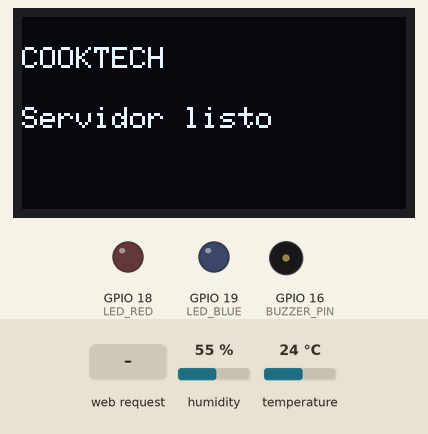
Simulated run of this sketch. Board: ESP32. On the bench: 128×64 one-colour display, output pins drawn as LEDs (lit = HIGH), buzzer (waves = sounding). Inputs (shaded band) come from the test bench; at power-on: humidity 55 %, temperature 24 °C. WiFi joins after 1.5 s; servers stay silent unless stated; what the sketch prints to the serial monitor is not drawn.

Above: at 3.3 s.
3.4 s: HTTP request GET /thermostat?temp=TERMOSTATO received
At 4.4 s:
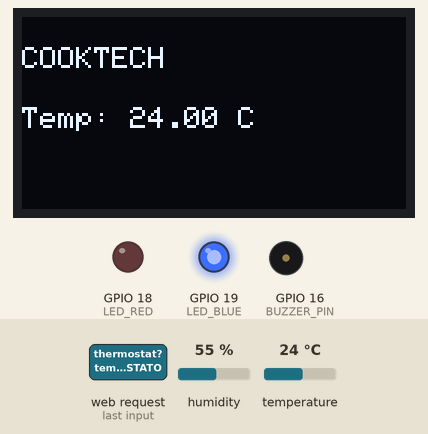
5.0 s: HTTP request GET /cook?time=TERMOSTATO received
At 5.9 s:
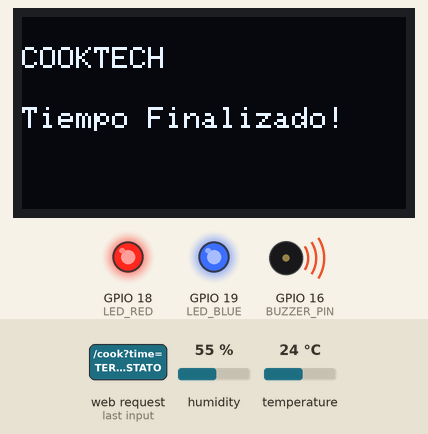
6.5 s: HTTP request GET /thermostat?temp=1 received
At 7.8 s:
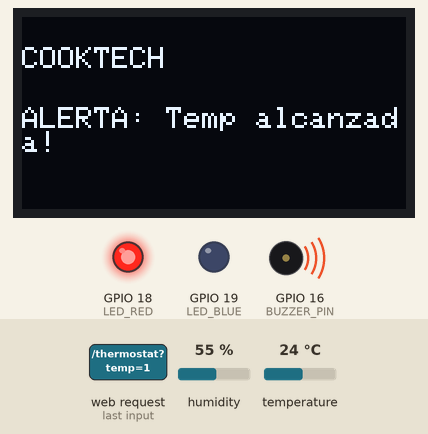
8.1 s: HTTP request GET /set_camera?temp=1&time=1&ip=1 received
At 8.16 s:
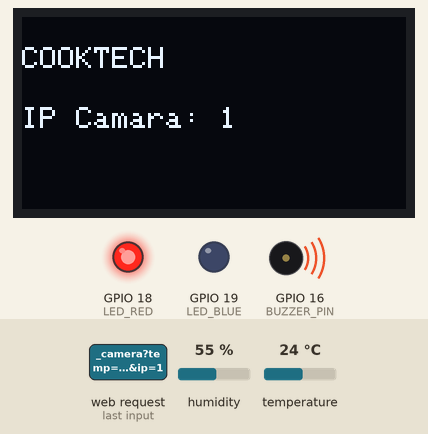
9.6 s: HTTP request GET /cook?time=1 received
At 10.4 s:
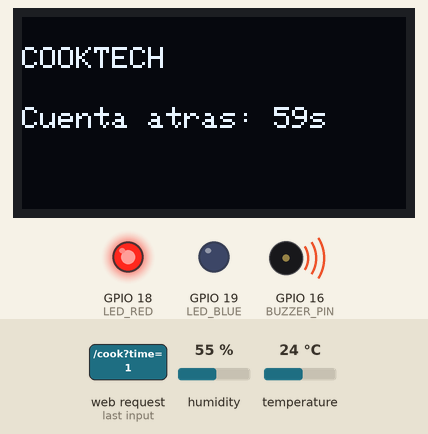
12.6 s: HTTP request GET /cook?time=COOK received
At 14.1 s:
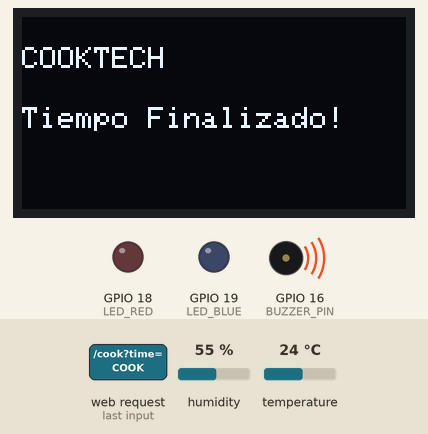
Timing chart, 0 to 17.1 s (numbered marks = the images above; inputs shaded):
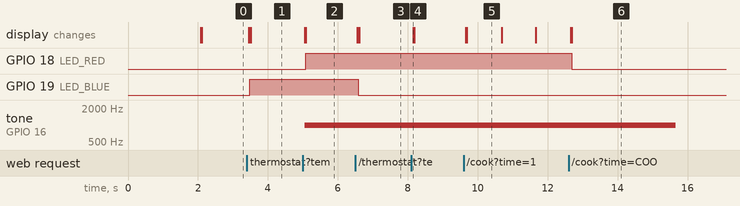

The sketch:

webArduino.ino
```cpp
#include <WiFi.h>
#include <ESPAsyncWebServer.h>
#include <Wire.h>
#include <Adafruit_GFX.h>
#include <Adafruit_SSD1306.h>
#include <DHT.h>
#include <HTTPClient.h>
#include "index.h"

// Pines y configuraciones
#define LED_BLUE 19         // LED azul GPIO 19
#define LED_RED 18          // LED rojo GPIO 18
#define BUZZER_PIN 16       // Zumbador GPIO 16
#define DHTPIN 17           // Sensor de temperatura GPIO 17
#define DHTTYPE DHT11

// Credenciales WiFi
const char *ssid = "AP_asix";
const char *password = "AP_asix2023";

// Pantalla OLED
#define SCREEN_WIDTH 128
#define SCREEN_HEIGHT 64
Adafruit_SSD1306 oled(SCREEN_WIDTH, SCREEN_HEIGHT, &Wire, -1);

// Servidor asíncrono
AsyncWebServer server(80);

// Sensor de temperatura
DHT dht(DHTPIN, DHTTYPE);

// Variables globales
String cameraIP = "";            // Dirección IP de la cámara (configurable)
float targetTemp = 0;            // Temperatura objetivo
unsigned long timerDuration = 0; // Duración del temporizador (en ms)
unsigned long cookTimerStart = 0;
bool isCooking = false;          // Estado del temporizador
String mode = "IDLE";            // Estado actual: IDLE, TERMOSTATO, COOK

// -----------------------------------------------------------------------------
// Función para actualizar la pantalla OLED con un mensaje
// -----------------------------------------------------------------------------
void updateOLED(String message) {
  oled.clearDisplay();
  oled.setTextSize(1);
  oled.setTextColor(WHITE);
  oled.setCursor(0, 10);
  oled.println("COOKTECH");
  oled.setCursor(0, 30);
  oled.println(message);
  oled.display();
}

// -----------------------------------------------------------------------------
// Función para leer la temperatura con varios reintentos
// -----------------------------------------------------------------------------
float readTemperatureWithRetry() {
  float temp;
  for (int i = 0; i < 5; i++) {
    temp = dht.readTemperature();
    if (!isnan(temp)) {
      return temp;  // Devuelve la lectura válida
    }
    delay(500);     // Espera antes de reintentar
  }
  return NAN;       // Si todas las lecturas fallan
}

// -----------------------------------------------------------------------------
// Función que controla el "Modo Termostato"
// -----------------------------------------------------------------------------
void checkTemperature() {
  float currentTemp = readTemperatureWithRetry();
  if (isnan(currentTemp)) return; // Si falla la lectura, no hace nada

  if (currentTemp >= targetTemp && targetTemp > 0) {
    // Temperatura objetivo alcanzada o superada
    digitalWrite(LED_RED, HIGH);
    digitalWrite(LED_BLUE, LOW);
    tone(BUZZER_PIN, 1000); // Alerta sonora mientras se mantenga alta
    updateOLED("ALERTA: Temp alcanzada!");
  } else {
    // Aún no se llega a la temperatura objetivo
    digitalWrite(LED_BLUE, HIGH);
    digitalWrite(LED_RED, LOW);
    noTone(BUZZER_PIN);
    updateOLED("Temp: " + String(currentTemp) + " C");
  }
}

// -----------------------------------------------------------------------------
// Función que controla el "Modo COOK" (temporizador)
// -----------------------------------------------------------------------------
void handleCookTimer() {
  static unsigned long lastBlinkTime = 0;
  static bool ledState = false;
  static bool alertDone = false;

  if (!isCooking) return; // Solo opera si está en modo cocción

  unsigned long elapsed = millis() - cookTimerStart;
  unsigned long remaining = (timerDuration > elapsed) ? (timerDuration - elapsed) : 0;

  if (remaining == 0) {
    // Se agotó el temporizador
    if (!alertDone) {
      alertDone = true;
      isCooking = false;
      tone(BUZZER_PIN, 1000, 3000); // Pita 3 segundos
      updateOLED("Tiempo Finalizado!");
    }
    // Parpadeo del LED rojo para indicar fin de cocción
    if (millis() - lastBlinkTime > 500) {
      lastBlinkTime = millis();
      ledState = !ledState;
      digitalWrite(LED_RED, ledState);
    }
  } else {
    // Aún está contando el tiempo
    alertDone = false;
    updateOLED("Cuenta atras: " + String(remaining / 1000) + "s");
  }
}

// -----------------------------------------------------------------------------
// Devuelve la página web principal con los formularios
// -----------------------------------------------------------------------------
String getHTML() {
  // `webpage` está definido en "index.h"
  String html = webpage;
  return html;
}

// -----------------------------------------------------------------------------
// SETUP: Inicializa WiFi, OLED, servidor y endpoints
// -----------------------------------------------------------------------------
void setup() {
  Serial.begin(9600);
  dht.begin();

  // Configurar pines como salida
  pinMode(LED_BLUE, OUTPUT);
  pinMode(LED_RED, OUTPUT);
  pinMode(BUZZER_PIN, OUTPUT);
  digitalWrite(LED_BLUE, LOW);
  digitalWrite(LED_RED, LOW);

  // Inicializar pantalla OLED
  if (!oled.begin(SSD1306_SWITCHCAPVCC, 0x3C)) {
    Serial.println("OLED no encontrado");
    while (1);
  }
  updateOLED("Esperando...");

  // Conexión WiFi
  WiFi.begin(ssid, password);
  while (WiFi.status() != WL_CONNECTED) {
    delay(1000);
    Serial.println("Conectando...");
  }
  Serial.println("Conectado a WiFi");
  updateOLED("Conectado a WiFi");

  // -----------------------------------------------------------------------------
  // Rutas / Endpoints del servidor
  // -----------------------------------------------------------------------------

  // Página de inicio
  server.on("/", HTTP_GET, [](AsyncWebServerRequest *request) {
    request->send(200, "text/html", getHTML());
  });

  // Modo Termostato
  server.on("/thermostat", HTTP_GET, [](AsyncWebServerRequest *request) {
    if (request->hasParam("temp")) {
      targetTemp = request->getParam("temp")->value().toFloat();
      mode = "TERMOSTATO";
      updateOLED("Modo Termostato: " + String(targetTemp) + "C");
    }
    request->send(200, "text/plain", "Modo Termostato activado");
  });

  // Modo Cocción
  server.on("/cook", HTTP_GET, [](AsyncWebServerRequest *request) {
    if (request->hasParam("time")) {
      timerDuration = request->getParam("time")->value().toInt() * 60000;
      cookTimerStart = millis();
      isCooking = true;
      mode = "COOK";
      updateOLED("Modo Cook: " + String(timerDuration / 60000) + " min");
    }
    request->send(200, "text/plain", "Modo Cook activado");
  });

  // Configurar la IP de la cámara dinámicamente
  server.on("/set_camera", HTTP_GET, [](AsyncWebServerRequest *request) {
    if (request->hasParam("ip")) {
      cameraIP = request->getParam("ip")->value();
      updateOLED("IP Camara: " + cameraIP);
      Serial.println("IP Cámara configurada: " + cameraIP);
    }
    request->send(200, "text/plain", "IP de la cámara configurada a: " + cameraIP);
  });

  // Endpoint para capturar una foto desde la cámara configurada
 server.on("/camera", HTTP_GET, [](AsyncWebServerRequest *request) {
    if (cameraIP == "") {
        request->send(400, "text/plain", "IP de la cámara no configurada");
        return;
    }

    // Construir la URL para capturar la imagen
    String captureURL = "http://" + cameraIP + "/capture";

    HTTPClient http;
    http.begin(captureURL);
    int httpCode = http.GET(); // Realizar la solicitud GET a la cámara

    if (httpCode == 200) {
        // Longitud del contenido (si está disponible)
        int len = http.getSize();
        WiFiClient *client = http.getStreamPtr();

        if (len > 0) {
            // Crear una respuesta con longitud fija
            AsyncWebServerResponse *response = request->beginResponse(
                "image/jpeg", len,
                [client, len](uint8_t *buffer, size_t maxLen, size_t index) -> size_t {
                    size_t available = len - index;
                    if (available > maxLen) {
                        available = maxLen;
                    }
                    size_t bytesRead = client->readBytes(buffer, available);
                    return bytesRead;
                }
            );

            // Enviar la imagen como respuesta
            response->addHeader("Content-Disposition", "inline; filename=capture.jpg");
            request->send(response);
        } else {
            // Si no se conoce el tamaño, leer y reenviar en tiempo real (chunked)
            AsyncWebServerResponse *response = request->beginChunkedResponse(
                "image/jpeg",
                [client](uint8_t *buffer, size_t maxLen, size_t index) -> size_t {
                    if (!client->available()) {
                        return 0; // Finaliza la transmisión
                    }
                    return client->read(buffer, maxLen);
                }
            );
            response->addHeader("Content-Disposition", "inline; filename=capture.jpg");
            request->send(response);
        }
    } else {
        // Si la cámara no respondió con éxito
        request->send(500, "text/plain", "Error al conectar con la cámara");
    }

    http.end(); // Finaliza la conexión HTTP
});

  // Iniciar servidor
  server.begin();
  updateOLED("Servidor listo");
  Serial.print("IP del ESP32: ");
  Serial.println(WiFi.localIP());
}

// -----------------------------------------------------------------------------
// LOOP: Manejo de modos TERMO o COOK
// -----------------------------------------------------------------------------
void loop() {
  if (mode == "TERMOSTATO") {
    checkTemperature();
  }
  if (mode == "COOK") {
    handleCookTimer();
  }
}
```

index.h
```cpp
#ifndef WEBPAGE_H
#define WEBPAGE_H

const char* webpage = R"=====(
<!DOCTYPE html>
<html lang="es">
  <head>
    <meta charset="UTF-8" />
    <meta name="viewport" content="width=device-width, initial-scale=1.0" />
    <title>COOKTECH</title>
    <style>
      body {
        font-family: Arial, sans-serif;
        background: linear-gradient(to bottom, #87ceeb, #f2f2f2);
        color: #333;
        margin: 0;
        padding: 0;
        display: flex;
        justify-content: center;
        align-items: center;
        min-height: 100vh;
      }
      .container {
        background-color: rgba(255, 255, 255, 0.9);
        border-radius: 15px;
        padding: 20px;
        box-shadow: 0 4px 15px rgba(0, 0, 0, 0.2);
        max-width: 1000px;
        width: 90%;
      }
      .title {
        text-align: center;
        font-size: 36px;
        font-weight: bold;
        color: #007bff;
        position: relative;
        margin-bottom: 20px;
      }
      .title::after {
        content: "®";
        font-size: 16px;
        vertical-align: super;
      }
      .flex-container {
        display: flex;
        flex-direction: row;
        gap: 20px;
        justify-content: center;
      }
      .card {
        background-color: #ffffff;
        padding: 15px;
        border-radius: 10px;
        box-shadow: 0 8px 16px rgba(0, 0, 0, 0.1);
        border: 1px solid #ccc;
        text-align: center;
        flex: 1 1 calc(50% - 20px); /* Dos columnas en pantallas grandes */
        min-width: 280px; /* Una columna en móviles */
      }
      .card h2 {
        font-size: 20px;
        margin-bottom: 15px;
        color: #007bff;
      }
      .card form {
        display: flex;
        flex-direction: column;
        gap: 10px;
      }
      .autorName {
        font-weight: bold;
        color: #007bff;
      }
      .citation {
        text-align: center;
        margin-top: 20px;
        font-size: 14px;
        color: #555;
      }
      input[type="number"],
      input[type="text"],
      input[type="submit"] {
        padding: 10px;
        border: 1px solid #ccc;
        border-radius: 5px;
        font-size: 14px;
        width: 100%;
        box-sizing: border-box;
      }
      input[type="submit"],
      button {
        background-color: #007bff;
        color: white;
        font-weight: bold;
        cursor: pointer;
        border: none;
      }
      input[type="submit"]:hover,
      button:hover {
        background-color: #0056b3;
      }
      button {
        padding: 10px;
        border-radius: 5px;
        width: 100%;
        box-sizing: border-box;
      }
      #camera-image {
        max-width: 100%;
        border: 1px solid #ccc;
        border-radius: 10px;
        margin-top: 20px;
        display: none; /* Ocultamos la imagen inicialmente */
      }
      @media screen and (max-width: 1100px) {
        .flex-container {
          flex-direction: column;
        }
        .card {
          flex: 1 1 100%;
        }
      }
    </style>
  </head>
  <body>
    <div class="container">
      <h1 class="title">COOKTECH</h1>
      <div class="flex-container">
        <!-- Modo TERMOSTATO -->
        <div class="card">
          <h2>Modo TERMOSTATO</h2>
          <form action="/thermostat" method="get">
            <label for="temp">Temperatura objetivo (&deg;C):</label>
            <input
              type="number"
              id="temp"
              name="temp"
              min="10"
              max="100"
              required
            />
            <input type="submit" value="Iniciar Termostato" />
          </form>
        </div>
        <!-- Modo COOK -->
        <div class="card">
          <h2>Modo COOK</h2>
          <form action="/cook" method="get">
            <label for="time">Tiempo de cocci&oacute;n (min):</label>
            <input
              type="number"
              id="time"
              name="time"
              min="1"
              max="60"
              required
            />
            <input type="submit" value="Iniciar Temporizador" />
          </form>
        </div>
        <!-- Modo COMPROBACIÓN -->
        <div class="card">
          <h2>Modo COMPROBACIÓN</h2>
          <form action="/set_camera" method="get">
            <label for="ip">IP de la cámara:</label>
            <input
              type="text"
              id="ip"
              name="ip"
              placeholder="Ej: 10.0.110.162"
              required
            />
            <input type="submit" value="Establecer IP" />
          </form>
          <br />
          <button onclick="capturePhoto()">Capturar Foto desde Cámara</button>
        </div>
      </div>
      <img id="camera-image" src="" alt="Foto capturada" />
      <div class="citation">
        <p>
          Designed by
          <span class="autorName">CookTech corp.</span>
        </p>
      </div>
    </div>
    <script>
      function capturePhoto() {
        const img = document.getElementById("camera-image");
        img.src = "/camera?cacheBuster=" + new Date().getTime();
        img.style.display = "block"; // Muestra la imagen una vez que se actualice el src
      }
    </script>
  </body>
</html>
)=====";

#endif
```

Measured:
- after the input at 3.4 s, GPIO 19 (LED_BLUE): LOW → HIGH after 0.08 s; the display: first changes after 0.06 s (image 1 shows a later state)
- after the input at 5.0 s, GPIO 18 (LED_RED): LOW → HIGH after 0.09 s; tone on GPIO 16 (BUZZER_PIN): silent → 1000 Hz after 0.06 s; the display: first changes after 0.06 s (image 2 shows a later state)
- after the input at 6.5 s, GPIO 19 (LED_BLUE): HIGH → LOW after 0.08 s; tone on GPIO 16 (BUZZER_PIN): stays 1000 Hz (without the input it goes to silent after 1.6 s); the display: first changes after 0.06 s (image 3 shows a later state)
- after the input at 8.1 s, the display: changes after 0.06 s (image 4)
- after the input at 9.6 s, the display: first changes after 0.06 s (image 5 shows a later state)
- after the input at 12.6 s, GPIO 18 (LED_RED): HIGH → LOW after 0.09 s; tone on GPIO 16 (BUZZER_PIN): 1000 Hz → silent after 3.1 s; the display: first changes after 0.06 s (image 6 shows a later state)
